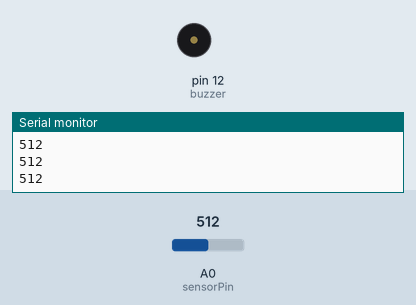
Recording of a sketch running on a simulated Arduino Uno, built with avr-gcc and run on an emulated ATmega328P. Parts: buzzer (waves = sounding), the last lines printed to the serial monitor. The inputs (shaded band) are chosen by the test bench; at power-on: A0 (sensorPin) = 512.

Above: at 1.2 s.
1.3 s: A0 (sensorPin) set to 105
2.8 s: A0 (sensorPin) set to 95
At 2.92 s:
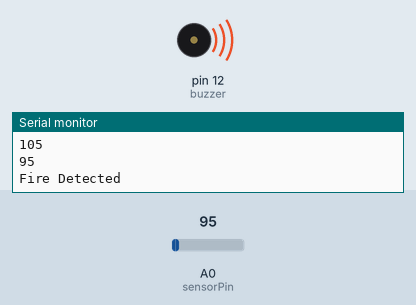
Timing chart, 0 to 11.8 s (numbered marks = the images above; inputs shaded):
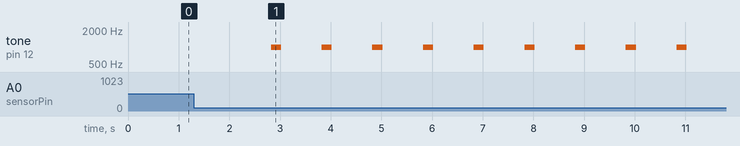

Measured:
- the behaviour switches between 100 and 99 on A0 (sensorPin) (found by bisection; images 0 and 1)
- after the input at 2.8 s, tone on pin 12 (buzzer): alternates 1000 Hz for 0.20 s and silent for 0.80 s, starting at once

The sketch:

flame_sensor_with_buzzer.ino
```cpp
int sensorPin = A0;
int sensorValue = 0;
int buzzer = 12;


void setup() {
pinMode(buzzer,OUTPUT);
Serial.begin(9600);
}


void loop(){
  sensorValue = analogRead(sensorPin);

  Serial.println(sensorValue);

  if (sensorValue < 100){
    Serial.println("Fire Detected");
    tone(buzzer, 1000, 200);
    delay(1000);
    }
  else
    noTone(buzzer);

}
```
